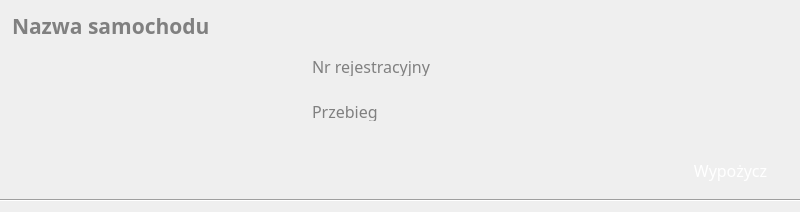
<?xml version="1.0" encoding="UTF-8"?>
<ui version="4.0">
 <class>CarBlock</class>
 <widget class="QWidget" name="CarBlock">
  <property name="geometry">
   <rect>
    <x>0</x>
    <y>0</y>
    <width>800</width>
    <height>212</height>
   </rect>
  </property>
  <property name="sizePolicy">
   <sizepolicy hsizetype="Expanding" vsizetype="Expanding">
    <horstretch>0</horstretch>
    <verstretch>0</verstretch>
   </sizepolicy>
  </property>
  <property name="minimumSize">
   <size>
    <width>600</width>
    <height>200</height>
   </size>
  </property>
  <property name="maximumSize">
   <size>
    <width>16777215</width>
    <height>16777215</height>
   </size>
  </property>
  <property name="windowTitle">
   <string>Form</string>
  </property>
  <property name="styleSheet">
   <string notr="true">QLabel{
color: gray
}

QMessageBox QPushButton:hover {
border-radius: 5px;
background: rgb(255,140,0);
}

QMessageBox QPushButton{
color: white;
border-radius: 5px;
background: qlineargradient(x1:0, y1:0, x2:0, y2:1,
   stop: 0 rgba(255,140,0), stop: 0.7 rgb(255,105,0));
min-height: 30px;
min-width: 70px;
}

QMessageBox QPushButton:pressed {
color: white;
border-radius: 5px;
background: rgb(255,105,0);
}
</string>
  </property>
  <widget class="QLabel" name="lblPhoto">
   <property name="geometry">
    <rect>
     <x>10</x>
     <y>40</y>
     <width>221</width>
     <height>141</height>
    </rect>
   </property>
   <property name="text">
    <string/>
   </property>
   <property name="pixmap">
    <pixmap resource="resources.qrc">:/images/images/car.png</pixmap>
   </property>
   <property name="scaledContents">
    <bool>true</bool>
   </property>
  </widget>
  <widget class="Line" name="line">
   <property name="geometry">
    <rect>
     <x>0</x>
     <y>190</y>
     <width>801</width>
     <height>21</height>
    </rect>
   </property>
   <property name="lineWidth">
    <number>1</number>
   </property>
   <property name="orientation">
    <enum>Qt::Horizontal</enum>
   </property>
  </widget>
  <widget class="QPushButton" name="btnRent">
   <property name="geometry">
    <rect>
     <x>670</x>
     <y>150</y>
     <width>121</width>
     <height>41</height>
    </rect>
   </property>
   <property name="font">
    <font>
     <family>Sans</family>
     <pointsize>12</pointsize>
    </font>
   </property>
   <property name="styleSheet">
    <string notr="true">QPushButton:hover {
border-radius: 5px;
background: rgb(0,190,0);
}

QPushButton{
color: white;
border-radius: 5px;
background: qlineargradient(x1:0, y1:0, x2:0, y2:1,
   stop: 0 rgba(0,190,0), stop: 0.7 rgb(0,150,0));
}

QPushButton:pressed {
color: white;
border-radius: 5px;
background: rgb(0,150,0);
}
</string>
   </property>
   <property name="text">
    <string>Wypożycz</string>
   </property>
  </widget>
  <widget class="QLabel" name="lblStatus">
   <property name="geometry">
    <rect>
     <x>740</x>
     <y>10</y>
     <width>61</width>
     <height>61</height>
    </rect>
   </property>
   <property name="toolTip">
    <string>Status samochodu</string>
   </property>
   <property name="text">
    <string/>
   </property>
   <property name="pixmap">
    <pixmap>images/rented.png</pixmap>
   </property>
   <property name="scaledContents">
    <bool>false</bool>
   </property>
  </widget>
  <widget class="QLabel" name="lblSpeedImage">
   <property name="geometry">
    <rect>
     <x>270</x>
     <y>95</y>
     <width>31</width>
     <height>31</height>
    </rect>
   </property>
   <property name="toolTip">
    <string>Przebieg</string>
   </property>
   <property name="text">
    <string/>
   </property>
   <property name="pixmap">
    <pixmap resource="resources.qrc">:/images/images/speed.png</pixmap>
   </property>
   <property name="scaledContents">
    <bool>true</bool>
   </property>
  </widget>
  <widget class="QLabel" name="lblPlateImage">
   <property name="geometry">
    <rect>
     <x>270</x>
     <y>50</y>
     <width>31</width>
     <height>31</height>
    </rect>
   </property>
   <property name="toolTip">
    <string>Numer rejestracyjny</string>
   </property>
   <property name="text">
    <string/>
   </property>
   <property name="pixmap">
    <pixmap resource="resources.qrc">:/images/images/plate.png</pixmap>
   </property>
   <property name="scaledContents">
    <bool>true</bool>
   </property>
  </widget>
  <widget class="QLineEdit" name="lblLicensePlate">
   <property name="geometry">
    <rect>
     <x>310</x>
     <y>55</y>
     <width>151</width>
     <height>21</height>
    </rect>
   </property>
   <property name="font">
    <font>
     <family>Sans</family>
     <pointsize>12</pointsize>
    </font>
   </property>
   <property name="styleSheet">
    <string notr="true">border: none;
color: gray;
background-color:transparent</string>
   </property>
   <property name="inputMethodHints">
    <set>Qt::ImhDigitsOnly</set>
   </property>
   <property name="text">
    <string>Nr rejestracyjny</string>
   </property>
   <property name="readOnly">
    <bool>true</bool>
   </property>
  </widget>
  <widget class="QLineEdit" name="lblMileage">
   <property name="geometry">
    <rect>
     <x>310</x>
     <y>100</y>
     <width>151</width>
     <height>21</height>
    </rect>
   </property>
   <property name="font">
    <font>
     <family>Sans</family>
     <pointsize>12</pointsize>
    </font>
   </property>
   <property name="styleSheet">
    <string notr="true">border: none;
color: gray;
background-color:transparent</string>
   </property>
   <property name="text">
    <string>Przebieg</string>
   </property>
   <property name="readOnly">
    <bool>true</bool>
   </property>
  </widget>
  <widget class="QLineEdit" name="lblCarName">
   <property name="geometry">
    <rect>
     <x>10</x>
     <y>10</y>
     <width>401</width>
     <height>31</height>
    </rect>
   </property>
   <property name="font">
    <font>
     <family>Sans</family>
     <pointsize>16</pointsize>
     <weight>75</weight>
     <bold>true</bold>
    </font>
   </property>
   <property name="styleSheet">
    <string notr="true">border: none;
color: gray;
background-color:transparent</string>
   </property>
   <property name="text">
    <string>Nazwa samochodu</string>
   </property>
   <property name="readOnly">
    <bool>true</bool>
   </property>
  </widget>
 </widget>
 <resources>
  <include location="resources.qrc"/>
 </resources>
 <connections/>
</ui>
